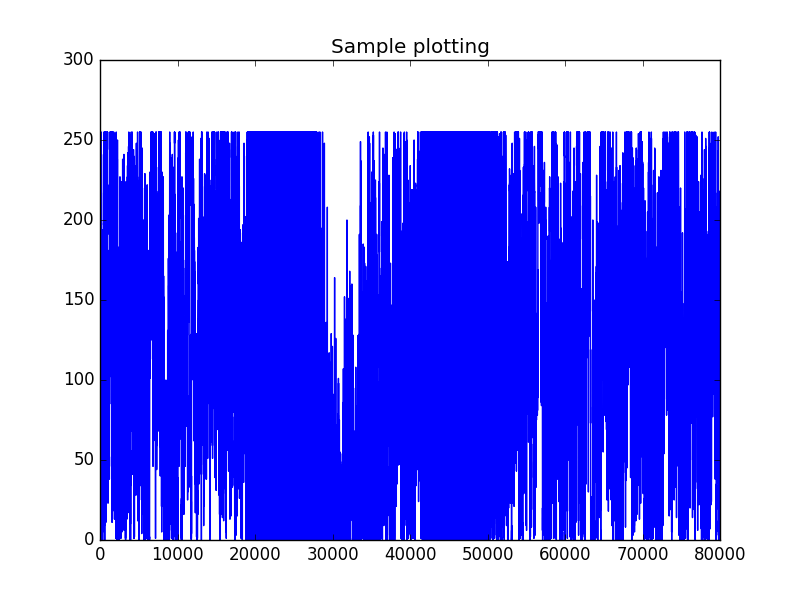

Reproduce this figure in Python.
import sys
import math
import wave
import numpy as np
import matplotlib
import matplotlib.pyplot as plt
import scipy.fftpack
import scipy.io.wavfile as sciwav
### Input section

#getting the wave_read object
raw=wave.open(sys.argv[1],'r')
nchannels,sampwidth,sampling_rate,total_frames,comptype,compname=raw.getparams()
sampling_rate,data=sciwav.read(sys.argv[1])
print "The size of the raw data: ",data.shape
if nchannels==1:
    signal=data
else:
    signal=data[:,0] #taking one of the channels.
# signal=raw.readframes(-1)

"""TEST REGION
# output=wave.open('briantest.wav','w')
# output.setnchannels(1)
# output.setsampwidth(2)
# output.setframerate(44100)
# output.writeframes(signal)
#Converting from string to integers. Required if we use wave library
# signal=np.fromstring(signal,'Int16')
# print signal.shape
#raw has the wave_read object and signal is the numpy array for values
"""
### Plotting the signal, using numpy array
plt.title('Sample plotting')
plt.plot(signal)
plt.savefig('beginner.png')
plt.close()

### Section for calculations, like FFT and MFCC

#some definitions
duration=2.5e-2 #25ms is defined to be the duration for FFT
shift_interval=duration/2 #duration/2
samples=int(sampling_rate*duration) #These are the number of array entries that we'll use to find the FFT
skip_entries=int(sampling_rate*shift_interval) #These entries are going to be skipped.


#number of rows is essentially the dim of FFT space
#number of columns is the number of frames that are going to be captured.
nfft=int(pow(2,int(math.log(samples,2))+1)) #These are the number of space points in FFT
#FFT is symmetric about Space points by 2, because of "2" factor that comes in the FFT formula.
columns=int(math.ceil(total_frames/skip_entries))
fft_matrix=np.empty([nfft,columns],dtype=np.complex_) #defining the numpy object of required dim


print "The sampling rate: ",sampling_rate
print "Number of data points in a frame: ",samples #displaying how many data points we are going to take
print "Total data points: ",total_frames #This denotes the number of total data collected, ie all the pressure variations recorded.
print "Number of frames required: ",columns

### WARNING: The following section is not correct. It takes moer frames.
### Please see the kurtosis code, for exact windowing.
for iterator in range(0,columns):
    vector_for_fft=signal[iterator*skip_entries:min(total_frames,samples+skip_entries*iterator)]
    hammer_size=vector_for_fft.shape[0]
    hamming_vector=np.hamming(hammer_size)
    hammed_vector=np.multiply(hamming_vector,vector_for_fft)
    fft_vector=np.fft.fft(hammed_vector,nfft)
    fft_matrix[:,iterator]=fft_vector

#Checking the matrix shape that we have
# print fft_matrix.shape 

#Because we are getting inverted matrix, we will take the mirror image about x axis
fft_matrix_useful=np.flipud(abs(fft_matrix[0:int(nfft/2)+1,:]))
### PLOTTING SPECTOGRAM
xlim=columns*duration/2
ylim=sampling_rate/2
xtics=np.linspace(0,xlim,columns)
ytics=np.linspace(0,ylim,int(nfft/2)+1)
plt.clf() #clearing the previous plot
np.set_printoptions(precision=2)
plt.imshow(20*np.log10(fft_matrix_useful),cmap="binary",aspect="auto",extent=[0,xlim,0,ylim]) #for complex values, abs returns the mag of the number
plt.title("Spectogram")
plt.xlabel("Time from Start")
plt.ylabel("Frequency [Hz]")
plt.colorbar()
plt.savefig('spectrogram.png')
plt.clf()
### Done with plotting

### MEL SECTION
#some parameters used in calling the functions
num_filters=40
# Some crucial function definitions
def hz2mel(hz):
    return 2595 * np.log10(1+hz/700.)
def mel2hz(mel):
    return 700*(10**(mel/2595.0)-1)
    # The following function is taken from python_speech_features implemented by James Lyons
def get_filterbanks(nfilt=20,nfft=512,samplerate=16000,lowfreq=0,highfreq=None):
    """Compute a Mel-filterbank. The filters are stored in the rows, the columns correspond
    to fft bins. The filters are returned as an array of size nfilt * (nfft/2 + 1)
    :param nfilt: the number of filters in the filterbank, default 20.
    :param nfft: the FFT size. Default is 512.
    :param samplerate: the samplerate of the signal we are working with. Affects mel spacing.
    :param lowfreq: lowest band edge of mel filters, default 0 Hz
    :param highfreq: highest band edge of mel filters, default samplerate/2
    :returns: A numpy array of size nfilt * (nfft/2 + 1) containing filterbank. Each row holds 1 filter.
    """
    highfreq= highfreq or samplerate/2
    assert highfreq <= samplerate/2, "highfreq is greater than samplerate/2"
    # compute points evenly spaced in mels
    lowmel = hz2mel(lowfreq)
    highmel = hz2mel(highfreq)
    melpoints = np.linspace(lowmel,highmel,nfilt+2)
    # our points are in Hz, but we use fft bins, so we have to convert
    #  from Hz to fft bin number
    bin = np.floor((nfft+1)*mel2hz(melpoints)/samplerate)
    fbank = np.zeros([nfilt,nfft//2+1])
    for j in range(0,nfilt):
        for i in range(int(bin[j]), int(bin[j+1])):
            fbank[j,i] = (i - bin[j]) / (bin[j+1]-bin[j])
        for i in range(int(bin[j+1]), int(bin[j+2])):
            fbank[j,i] = (bin[j+2]-i) / (bin[j+2]-bin[j+1])
    return fbank

power_spectrum=np.square(abs(fft_matrix_useful)) # power_spectrum will have the powers for each frame.

"""
Structure of FFT Matrix: FFT Bin X Frames
Structure of FilterBank Matrix.T: FFT Bin X Filters
"""
filtered_spectrum=np.dot(np.flipud(fft_matrix_useful).T,get_filterbanks(num_filters,nfft,sampling_rate).T)
"""
Structure of filtered_spectrum: Frames X Filters.
That is for each frame(a row) we have entry in corresponding filters. Higher the entry in filter, higher the energy in that filter. We take logarithm of all the entries in the next stage
"""
log_spectrum=np.log(filtered_spectrum) #all entries for a frame are in row, thus column has filters
print "Log Spectrum Shape: ",log_spectrum.shape
plt.imshow(log_spectrum,aspect="auto",cmap="binary")
plt.title("Log Spectrum")
plt.colorbar()
plt.savefig("logspectrum.png")
plt.close()
dct_spectrum=scipy.fftpack.dct(log_spectrum,axis=1)
print "DCT Spectrum Shape: ",dct_spectrum.shape
# print dct_spectrum

### PLOT DCT MATRIX TO SEE THE VALUES OF THE COEFFICIENTS
plt.clf()
plt.imshow((dct_spectrum[:,1:10]),aspect="auto",cmap="binary")
plt.title("DCT SPECTRUM")
plt.colorbar()
plt.savefig("dctspectrum.png")

# It makes sense to take the first 13 DCT's, as the rest die out.
mfcc=dct_spectrum[:,0:13] #That is we are taking all the rows(ie frames) and than taking the first 14 coefficients
# np.set_printoptions(threshold='nan')
# print mfcc
